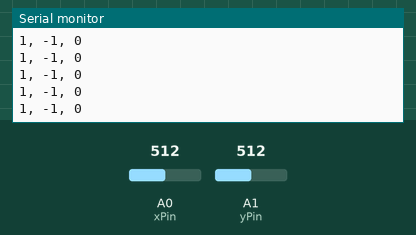
Simulated run of this sketch. Board: Arduino Uno, built with avr-gcc and run on an emulated ATmega328P. Parts: the last lines printed to the serial monitor. Inputs (shaded band) come from the test bench; at power-on: A0 (xPin) = 512, A1 (yPin) = 512. No radio packets arrive unless stated.

Above: at 1.7 s.
1.8 s: A0 (xPin) set to 472
At 2.4 s:
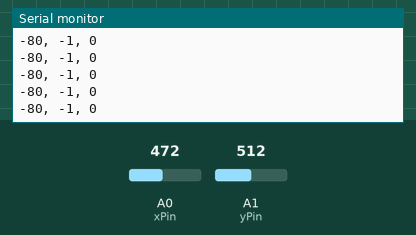
4.8 s: A0 (xPin) set to 455
At 5.7 s:
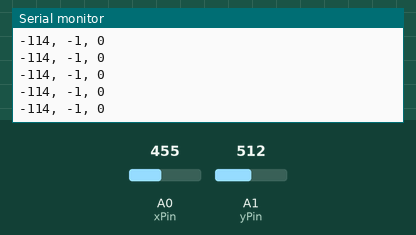
6.3 s: A1 (yPin) set to 478
At 7.1 s:
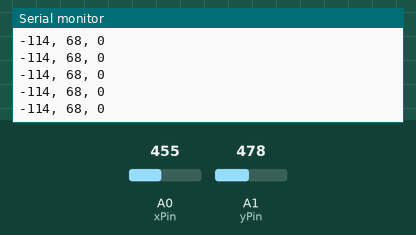
9.3 s: A1 (yPin) set to 446
At 9.8 s:
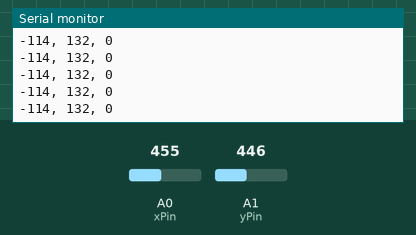
Timing chart, 0 to 12.3 s (numbered marks = the images above; inputs shaded):
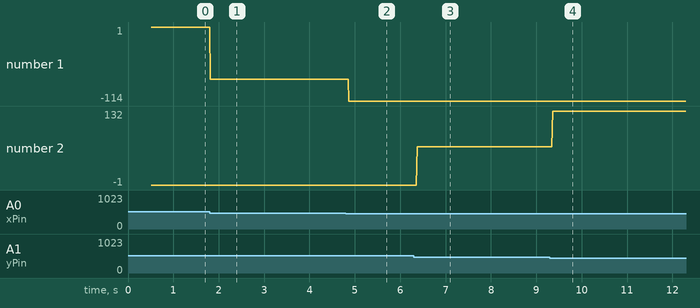

Measured:
- after the input at 1.8 s, the serial monitor: prints a new line at once (image 1)
- after the input at 4.8 s, the serial monitor: prints a new line after 0.07 s (image 2)
- after the input at 6.3 s, the serial monitor: prints a new line after 0.07 s (image 3)
- after the input at 9.3 s, the serial monitor: prints a new line after 0.06 s (image 4)
- plotted number 1: 1 → -80 after the input at 1.8 s, -80 → -114 after the input at 4.8 s
- plotted number 2: -1 → 68 after the input at 6.3 s, 68 → 132 after the input at 9.3 s

The sketch:

NRF24L01_transmitter_x_joystick_x_servo.ino
```cpp
// Needed Libraries
// - Servo by Michael Margolis, Arduino
// - RF24 by TMRh20

// NRF24L01 -> UNO PINOUT
// 5v -> VCC, MAKE SURE YOU HAVE ADAPTER!!!
// GND -> GND
// 8 -> CE
// 10 -> CSN
// 11 -> MOSI
// 12 -> MISO
// 13 -> SCK
// UNO PINOUT

// NRF24L01 -> UNO NANO PINOUT
// 5v -> VCC, MAKE SURE YOU HAVE ADAPTER!!!
// GND -> GND
// 8 -> CE
// 9 -> CSN
// 11 -> MOSI
// 12 -> MISO
// 13 -> SCK
// UNO NANO PINOUT

// ANALOG PINOUT
// GND -> GND
// VCC -> 5V
// X PIN -> A0 (Your choice!)
// Y PIN -> A1 (Your choice!)

// SERVO PINOUT
// GND -> GND
// VCC -> 5V
// X PIN -> D5 PWM (Your choice!)
// Y PIN -> D6 PWM (Your choice!)

#include <SPI.h>
#include <nRF24L01.h>
#include <RF24.h>

const int xPin = A0;
const int yPin = A1;

//create an RF24 object
RF24 radio(8, 10);   // CE, CSN

const byte address[6] = "11229";

int intReadings[3] = {0,0,0};

void setup() {
  Serial.begin(9600);
  setupRadio();
}

void loop() {
  readAnalog();
  sendData();
  for (int i = 0; i < 3; i++) {
    Serial.print(intReadings[i]);
    if (i < 2) Serial.print(", ");
  }
  Serial.println();
  delay(10);
}

void setupRadio() {
  bool isBegin = radio.begin();
  radio.openWritingPipe(address);
  radio.setPALevel(RF24_PA_MIN);
  radio.stopListening();
  if(isBegin)
    Serial.println("Start Sending Init");
  else
    Serial.println("Failed Sending Init");
  delay(500);
}

void readAnalog(){
  int xVal = analogRead(xPin);
  int yVal = analogRead(yPin);

  intReadings[0] = map(xVal, 0, 1023, -1024, 1024);
  intReadings[1] = map(yVal, 0, 1023, 1024, -1024);
}

void sendData(){
  bool success = radio.write(&intReadings, sizeof(intReadings));
}
```
